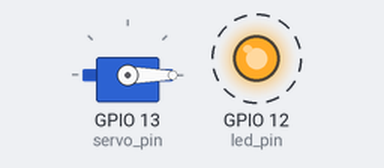
A program run on a simulated ESP32. Shown: servo, output pins drawn as LEDs (lit = HIGH). Dashed ring = blinking.

Above: at 0.05 s.
At 0.75 s:
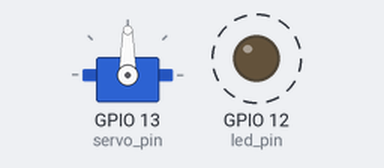
At 1.45 s:
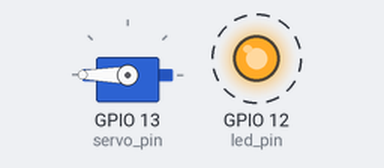
Timing chart, 0 to 4.6 s (numbered marks = the images above):
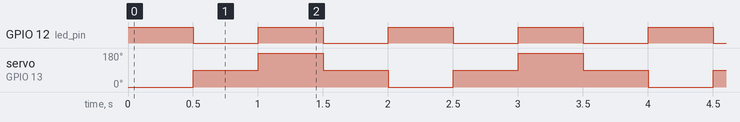

The program:

main.cpp
```cpp
#include <Arduino.h>
#include <ESP32Servo.h>

const int led_pin = 12;
const int servo_pin = 13;

TaskHandle_t ledTask;
TaskHandle_t servoTask;

void TaskBlinkLed(void *pvParameters){
    pinMode(led_pin, OUTPUT);

    while(1){
        digitalWrite(led_pin, HIGH);
        vTaskDelay(500 / portTICK_PERIOD_MS);
        digitalWrite(led_pin, LOW);
        vTaskDelay(500 / portTICK_PERIOD_MS);
    }
}

void TaskSpinServo(void *pvParameters){
    Servo sv;
    sv.attach(servo_pin);

    while(1){
        sv.write(0);
        vTaskDelay(500 / portTICK_PERIOD_MS);
        sv.write(90);
        vTaskDelay(500 / portTICK_PERIOD_MS);
        sv.write(180);
        vTaskDelay(500 / portTICK_PERIOD_MS);
        sv.write(90);
        vTaskDelay(500 / portTICK_PERIOD_MS);
    }
}

void setup(){
    xTaskCreate (
        TaskBlinkLed,
        "Blink_LED",
        2048,
        NULL,
        2,
        &ledTask
    );

    xTaskCreate(
        TaskSpinServo,
        "Spin_Servo",
        2048,
        NULL,
        3,
        &servoTask
    );
}

void loop(){

}
```

Measured:
- by itself, GPIO 12 (led_pin): alternates HIGH for 0.50 s and LOW for 0.50 s
- by itself, servo on GPIO 13 (servo_pin): repeats every 2.0 s: 180° 0.50 s, 90° 0.50 s, 0° 0.50 s, 90° 0.50 s
